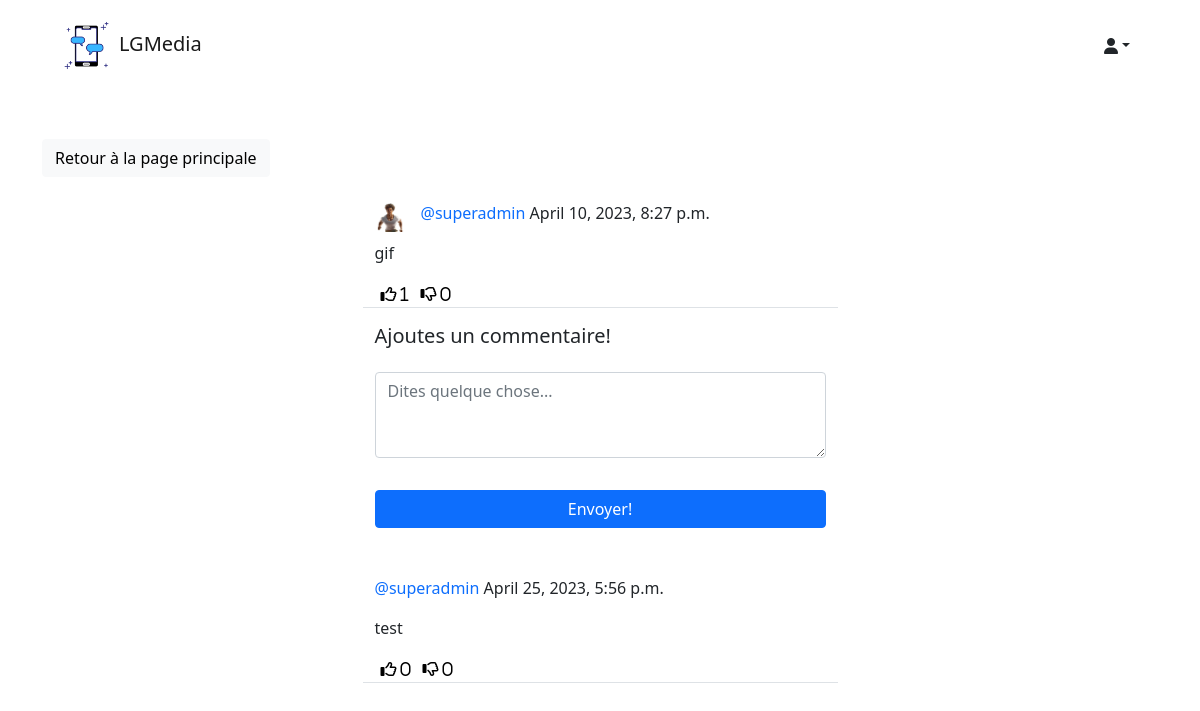
The app's page /social/post/14/ (signed in) with its own data.
### social/models.py (models this page shows)
class Post(models.Model):
    idPost = models.AutoField(primary_key=True)
    contenu = models.TextField()
    image = models.ImageField(upload_to='uploads/post_photos', blank=True, null=True)
    sendingTime = models.DateTimeField(default=timezone.now)
    auteur = models.ForeignKey(User, on_delete=models.CASCADE)
    likes = models.ManyToManyField(User, blank=True, related_name='likes')
    dislikes = models.ManyToManyField(User, blank=True, related_name='dislikes')

class UserProfile(models.Model):
	user = models.OneToOneField(User, primary_key=True, verbose_name='user', related_name='profile', on_delete=models.CASCADE)
	name = models.CharField(max_length=30, blank=True, null=True)
	bio = models.TextField(max_length=500, blank=True, null=True)
	birth_date=models.DateField(null=True, blank=True)
	location = models.CharField(max_length=100, blank=True, null=True)
	picture = models.ImageField(upload_to='uploads/profile_pictures', default='uploads/profile_pictures/default.png', blank=True)
	followers = models.ManyToManyField(User, blank=True, related_name='followers')

class Comment(models.Model):
    comment = models.TextField()
    contenu = models.DateTimeField(default=timezone.now)
    post = models.ForeignKey('Post', on_delete=models.CASCADE)
    auteur = models.ForeignKey(User, on_delete=models.CASCADE)
    sendingTime = models.DateTimeField(default=timezone.now)
    likes = models.ManyToManyField(User, blank=True, related_name='comment_likes')
    dislikes = models.ManyToManyField(User, blank=True, related_name='comment_dislikes')

### social/views.py (the view, shortened to what this page needs)
# urls.py: path('post/<int:pk>/', PostDetailView.as_view(), name='post-detail'),
class PostDetailView(LoginRequiredMixin, View):
    def get(self, request, pk, *args, **kwargs):
        post = Post.objects.get(pk=pk) # SELECT * FROM Post WHERE idPost = pk
        form = CommentForm()
        comments = Comment.objects.filter(post=post).order_by('-sendingTime') #SELECT * FROM Comment ORDER BY sendingTime
        context = {
            'post': post,
            'form': form,
            'comments': comments,
        }
        return render(request, 'social/post_detail.html', context)

### social/forms.py
class CommentForm(forms.ModelForm):
    comment = forms.CharField(
        label='',
        widget=forms.Textarea(
            attrs={'rows': '3',
                   'placeholder': 'Dites quelque chose...'}
        ))
    class Meta:
        model = Comment
        fields = ['comment']

### social/templates/social/post_detail.html (shortened to what this page needs)
{% extends 'landing/base.html' %}
{% load crispy_forms_tags %}
{% block content %}
<div class="container">
    <div class="row mt-5">
        <div class="col-md-3 col-sm-6">
            <a href="{% url 'post-list' %}" class="btn btn-light">Retour à la page principale</a>
        </div>
    </div>
    <div class="row justify-content-center mt-3">
        <div class="col-md-5 col-sm-12 border-bottom">
            <div class="d-flex align-items-center">
                <a href="{% url 'profile' post.auteur.profile.pk %}">
                    <img class="round-circle post-pdp" height="30" width="30" src="{{ post.auteur.profile.picture.url }}" />
                </a>
                <p class="post-text">
                    <a class="text-primary post-link" href="{% url 'profile' post.auteur.profile.pk %}">@{{ post.auteur }}</a>
                    {{ post.sendingTime }}
                </p>
            </div>
            <p>{{ post.contenu }}</p>
            <div class="d-flex flex-row">
                <form method="POST" action="{% url 'like' post.pk %}">
                    <button style="background-color: transparent; border: none; box-shadow: none;" type="submit">
                        <i class="far fa-thumbs-up"> <span>{{ post.likes.all.count }}</span></i>
                    </button>
                </form>
                <form method="POST" action="{% url 'dislike' post.pk %}">
                    <button style="background-color: transparent; border: none; box-shadow: none;" type="submit">
                        <i class="far fa-thumbs-down"> <span>{{ post.dislikes.all.count }}</span></i>
                    </button>
                </form>
            </div>
        </div>
    </div>
    <div class="row justify-content-center mt-3">
        <div class="col-md-5 col-sm-12">
            <h5>Ajoutes un commentaire!</h5>
        </div>
    </div>
    <div class="row justify-content-center mt-3 mb-5">
        <div class="col-md-5 col-sm-12">
            <form method="POST">
                {{ form | crispy }}
                <div class="d-grid gap-2">
                    <button class="btn btn-primary mt-3">Envoyer!</button>
                </div>
            </form>
        </div>
    </div>
    {% for comment in comments %}
    <div class="row justify-content-center mt-3 mb-5">
        <div class="col-md-5 col-sm-12 border-bottom">
            <p>
                <a href="" class="text-primary post-link">@{{ comment.auteur }}</a> {{ comment.sendingTime }}
            </p>
            <p>{{ comment.comment }}</p>
            <div class="d-flex flex-row">
                <form method="POST" action="{% url 'comment-like' post.pk comment.pk %}">
                    <button style="background-color: transparent; border: none; box-shadow: none;" type="submit">
                        <i class="far fa-thumbs-up"> <span>{{ comment.likes.all.count }}</span></i>
                    </button>
                </form>
                <form method="POST" action="{% url 'comment-dislike' post.pk comment.pk %}">
                    <button style="background-color: transparent; border: none; box-shadow: none;" type="submit">
                        <i class="far fa-thumbs-down"> <span>{{ comment.dislikes.all.count }}</span></i>
                    </button>
                </form>
            </div>
        </div>
    </div>
    {% endfor %}
</div>
{% endblock content %}

### static/style.css (style rules this page uses)
.post-pdp { float: left; margin-right: 1rem; }
.post-link { text-decoration: none; }
.post-text { padding-top: 0.5rem; }

### records on screen
Post: auteur.profile.picture (picture), auteur "superadmin", sendingTime "April 10, 2023, 8:27 p.m.", contenu "gif", likes.all.count "1", dislikes.all.count "0"
Comment: auteur "superadmin", sendingTime "April 25, 2023, 5:56 p.m.", comment "test", likes.all.count "0", dislikes.all.count "0"
